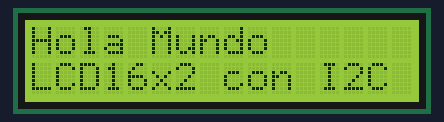
The sketch below on a simulated Arduino Uno, built with avr-gcc and run on an emulated ATmega328P. Shown: 16×2 character LCD.

Above: at 0.1 s.
At 2.2 s:
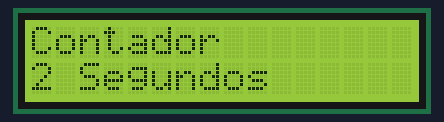
At 11.1 s:
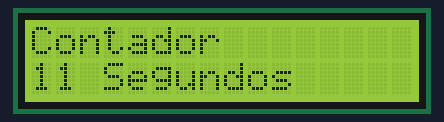
At 20.1 s:
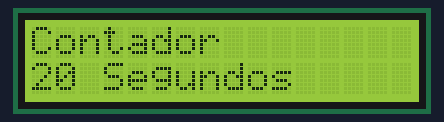
At 29.1 s:
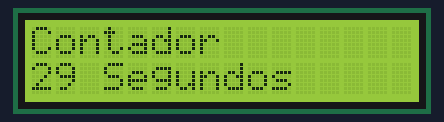
At 38.1 s:
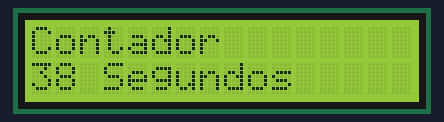

Measured:
- what the display in image 1 shows lasts 1.0 s, from 2.1 s to 3.1 s

The sketch:

NANO_LCD12x6_I2C_test.ino
```cpp
/*******************************************************************************
 *
 *        Ejemplo basico de la LCD16x2 con el modulo I2C
 *
 *******************************************************************************
 * FileName:        NANO_LCD12x6_I2C_test.ino
 * Processor:       ATmega328
 * Complier:        Arduino v1.8.3
 * Author:          Pedro Sánchez (MrChunckuee)
 * Blog:            http://mrchunckuee.blogspot.com/
 * Email:           mrchunckuee.psr@gmail.com
 * Description:     Ejemplo basico para mostrar mensajes en una LCD 16x2 con I2C
 *******************************************************************************
 * Rev.         Date            Comment
 *   v0.0.0     07/07/2019      Creación del firmware
 ******************************************************************************/

#include <Wire.h>
#include <LiquidCrystal_I2C.h>

//Crear el objeto lcd  dirección  0x27 y 16 columnas x 2 filas
LiquidCrystal_I2C lcd(0x27,16,2);  //

void setup() {
  // Inicializar el LCD
  lcd.init();

  //Encender la luz de fondo.
  lcd.backlight();

  // Escribimos el Mensaje en el LCD.
  lcd.print("Hola Mundo");
  lcd.setCursor(0, 1);
  lcd.print("LCD16x2 con I2C");

  delay(2000);
  lcd.clear(); //Limpiamos pantalla
  lcd.print("Contador");
}

void loop() {
   // Ubicamos el cursor en la primera posición(columna:0) de la segunda línea(fila:1)
  lcd.setCursor(0, 1);
   // Escribimos el número de segundos trascurridos
  lcd.print(millis()/1000);
  lcd.print(" Segundos");
  delay(100);
}
```
